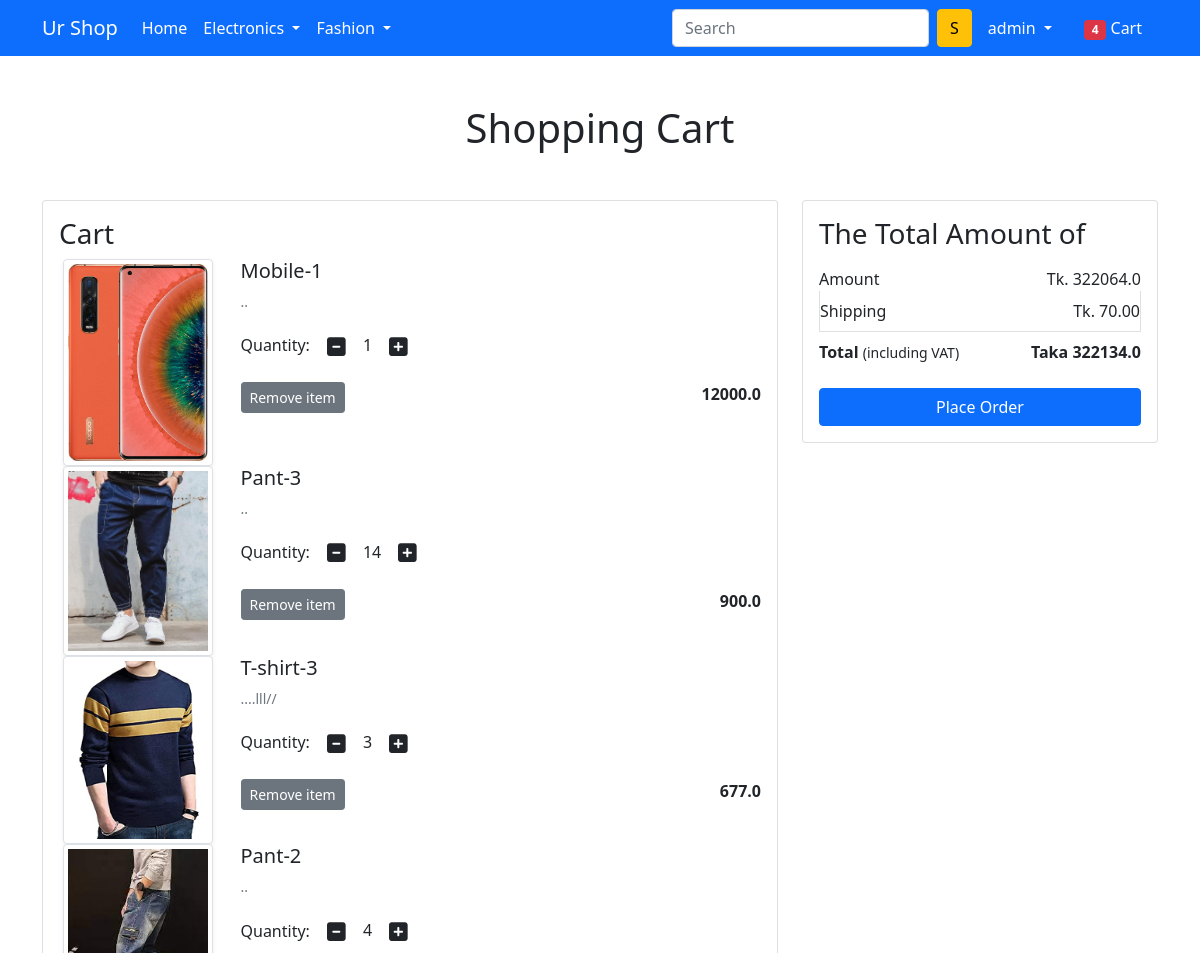
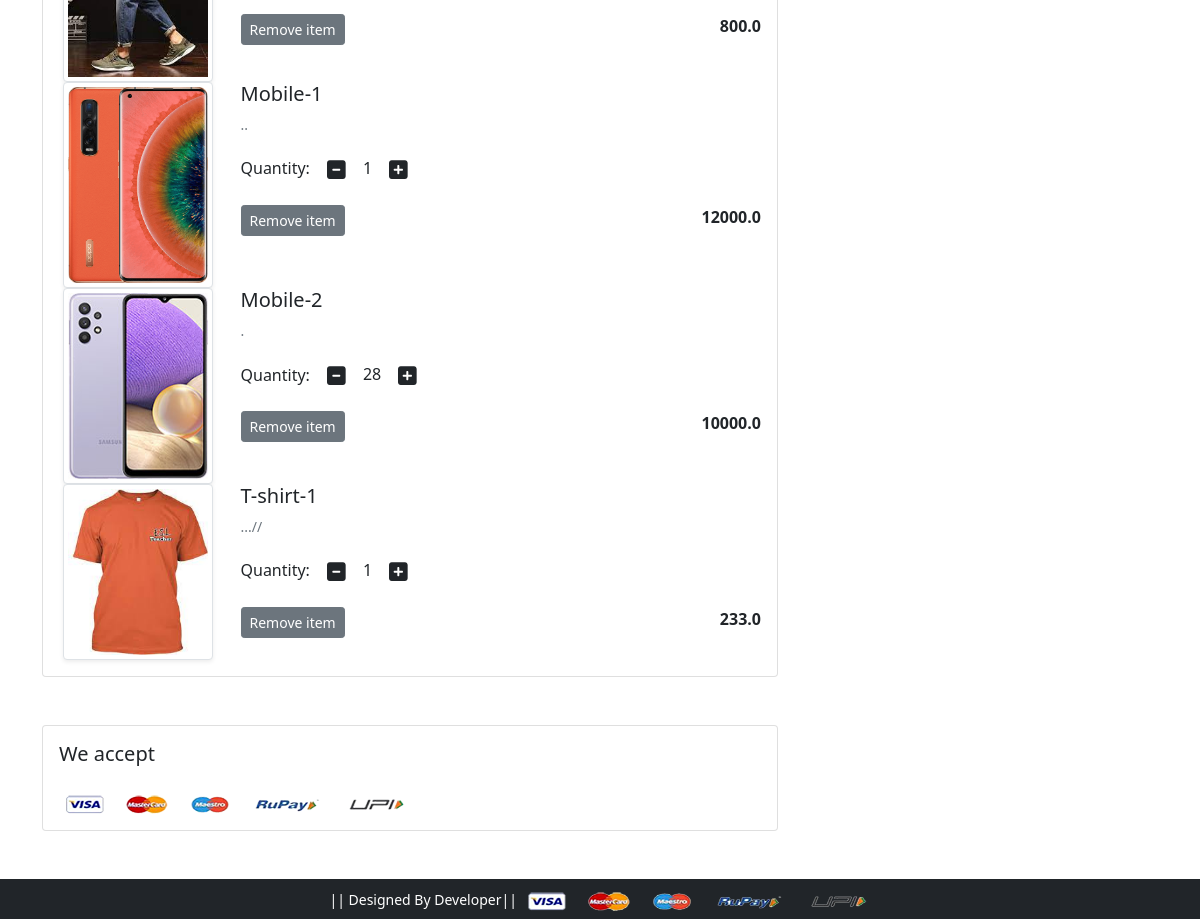
The page /cart/ (signed in) on the database as committed earlier (2 pictures, top to bottom).
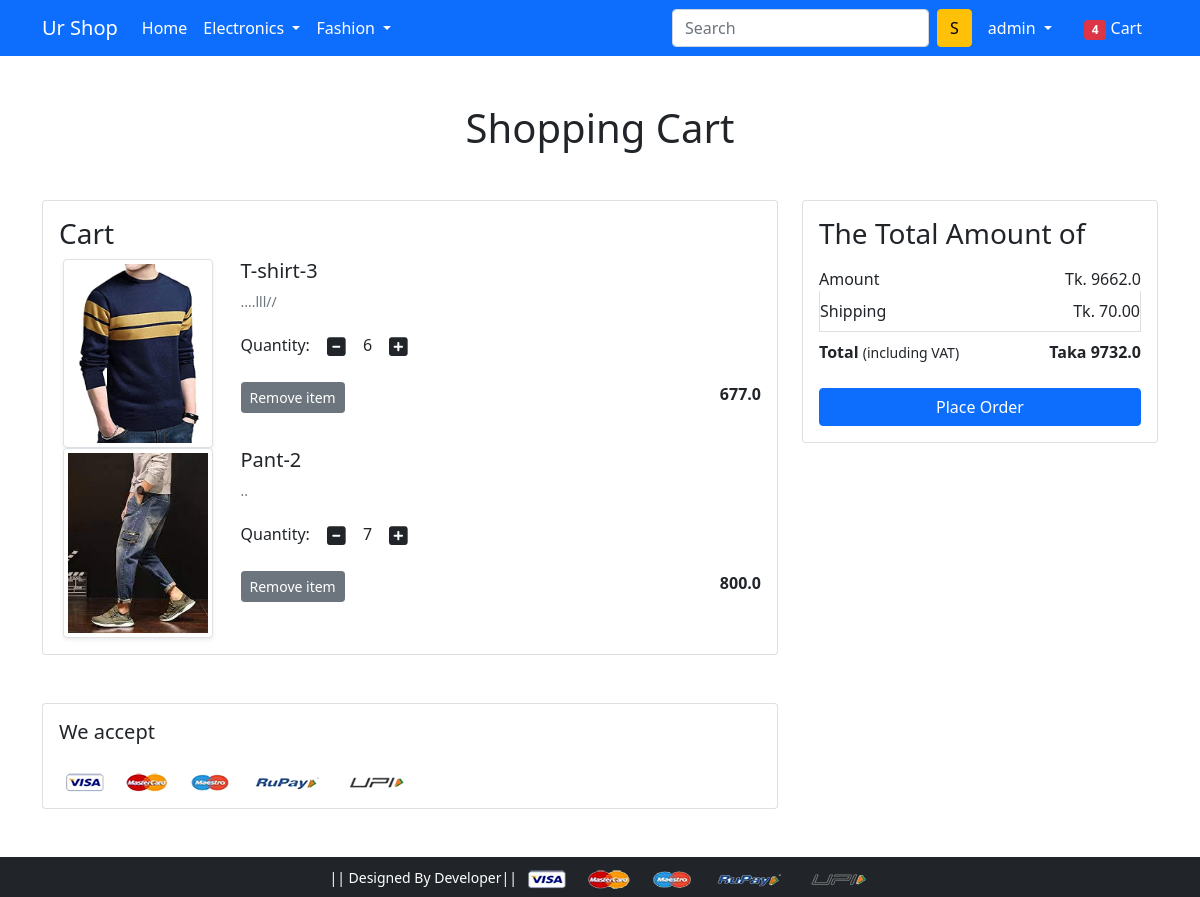
The same page on the database as committed later.
### app/models.py (models this page shows, shortened)
class Cart(models.Model):
    user = models.ForeignKey(User, on_delete=models.CASCADE)
    product = models.ForeignKey(Product, on_delete=models.CASCADE)
    quantity = models.PositiveIntegerField(default=1)
    def __str__(self):
        return str(self.id)

class Product(models.Model):
    title = models.CharField(max_length=200)
    selling_price = models.FloatField()
    discounted_price = models.FloatField()
    description = models.TextField()
    brand = models.CharField(max_length=22)
    category = models.CharField(choices=CATEGORY_CHOICES, max_length=2)
    product_image = models.ImageField(upload_to='productimg')

### app/views.py (the view)
# urls.py: path('cart/', views.show_cart, name='show_cart'),
def show_cart(request):
    if request.user.is_authenticated:
        user = request.user
        carts = Cart.objects.filter(user=user)
        cart_product = [p for p in carts]
        amount = 0.0
        shipping_amount = 70.0
        total_amount = 0.0
        print(cart_product)
        if cart_product:
            for p in cart_product:
                temp_amount = (p.quantity * p.product.discounted_price)
                amount += temp_amount
                total_amount = amount + shipping_amount
                print(p)
            return render(request, 'app/addtocart.html',
                          {'carts': carts, 'amount': amount, 'total_amount': total_amount})
        else:
            return render(request, 'app/empty_cart.html')

### app/templates/app/addtocart.html (shortened to what this page needs)
{% extends 'app/base.html' %}
{% load static %}
{% block main-content %}
<div class="container my-5">
 <div class="row">
  <h1 class="text-center mb-5">Shopping Cart</h1>
  <div class="col-sm-8">
  <div class="card">
   <div class="card-body">
    <h3>Cart</h3>
    {% for cart in carts %}
    <div class="row">
     <div class="col-sm-3 text-center align-self-center"><img src="{{cart.product.product_image.url}}" alt="" srcset="" class="img-fluid img-thumbnail shadow-sm" height="150" width="150"> </div>
     <div class="col-sm-9">
      <div>
       <h5>{{cart.product.title}}</h5>
       <p class="mb-2 text-muted small">{{cart.product.description}}</p>
       <div class="my-3">
        <label for="quantity">Quantity:</label>
        <a class="minus-cart btn" pid="{{cart.product.id}}"><i class="fas fa-minus-square fa-lg"></i></a>
          <span id="quantity" class="quantitycls">{{cart.quantity}}</span>
        <a class="plus-cart btn" pid="{{cart.product.id}}"><i class="fas fa-plus-square fa-lg"></i></a>
       </div>
       <div class="d-flex justify-content-between">
           <a href="#" class="btn btn-sm btn-secondary mr-3 remove-cart" pid="{{cart.product.id}}">Remove item </a>
        <p class="mb-0"><span><strong>{{cart.product.discounted_price}}</strong></span></p>
       </div>
      </div>
     </div>
    </div>
    {% endfor %}
   </div>
   </div>
  </div>
  <div class="col-sm-4">
   <div class="card">
    <div class="card-body">
      <h3>The Total Amount of</h3>
      <ul class="list-group">
       <li class="list-group-item d-flex justify-content-between align-items-center border-0 px-0 pb-0">Amount<span>Tk. <span id="amount" >{{amount}}</span></span></li>
       <li class="list-group-item d-flex justify-content-between align-items-center px-0">Shipping<span>Tk. 70.00</span></li>
       <li class="list-group-item d-flex justify-content-between align-items-center border-0 px-0 mb-3">
        <div>
           <strong>Total</strong> <small>(including VAT)</small>
         </div>
         <span><strong>Taka <strong id="totalamount">{{total_amount}}</strong> </strong></span>
       </li>
      </ul>
      <div class="d-grid"><a href="{% url 'checkout' %}" class="btn btn-primary">Place Order</a></div>
    </div>
   </div>
  </div>
 </div>
</div>
<div class="container">
 <div class="row">
  <div class="col-sm-8">
   <div class="card">
    <div class="card-body">
      <h5 class="mb-4">We accept</h5>
      <img src="{% static 'app/images/payment.png' %}" alt="" class="img-fluid">
    </div>
  </div>
  </div>
 </div>
</div>
{% endblock main-content %}

### app/templates/app/base.html (shortened to what this page needs)
<!doctype html>
{% load static %}
<html lang="en">
  <head>
    <link href="https://cdn.jsdelivr.net/npm/bootstrap@5.0.0-beta1/dist/css/bootstrap.min.css" rel="stylesheet">
    <link rel="stylesheet" href="{% static 'app/css/owl.carousel.min.css' %}">
    <link rel="stylesheet" href="{% static 'app/css/all.min.css' %}">
    <link rel="stylesheet" href="{% static 'app/css/style.css' %}">
  </head>
  <body>
    <nav class="navbar navbar-expand-lg navbar-dark bg-primary">
     <div class="container">
       <a class="navbar-brand" href="/">Ur Shop</a>
       <div class="collapse navbar-collapse" id="navbarSupportedContent">
         <ul class="navbar-nav me-auto mb-2 mb-lg-0">
           <li class="nav-item">
             <a class="nav-link active" aria-current="page" href="/">Home</a>
           </li>
           <li class="nav-item dropdown">
             <a class="nav-link dropdown-toggle text-white" href="#" id="electronicsDropdown" role="button" data-bs-toggle="dropdown" aria-expanded="false">
               Electronics
             </a>
           </li>
           <li class="nav-item dropdown">
             <a class="nav-link dropdown-toggle text-white" href="#" id="fashionDropdown" role="button" data-bs-toggle="dropdown" aria-expanded="false">
               Fashion
             </a>
           </li>
         </ul>
         <form class="d-flex">
           <input class="form-control me-2" type="search" placeholder="Search" aria-label="Search">
           <button class="btn btn-warning" type="submit">S</button>
         </form>
         <div>
          <ul class="navbar-nav me-auto mb-2 mb-lg-0">
              {% if request.user.is_authenticated %}
           <li class="nav-item dropdown mx-2">
              <a class="nav-link dropdown-toggle text-white" href="#" id="profileDropdown" role="button" data-bs-toggle="dropdown" aria-expanded="false">
                {{ request.user.username }}
              </a>
            </li>
            <li class="nav-item mx-2">
             <a href="{% url 'show_cart' %}" class="nav-link text-white"><span class="badge bg-danger">4</span> Cart </a>
            </li>
              {% endif %}
          </ul>
         </div>
       </div>
     </div>
    </nav>
    {% block main-content %} {% endblock main-content %}
    <footer class="container-fluid bg-dark text-center p-2 mt-5">
        <small class="text-white"> || Designed By  Developer|| </small>
        <img src="{% static 'app/images/payment.png' %}" alt="" srcset="" class="img-fluid" height="2px">
    </footer>
  </body>
</html>

Rows that differ between the two databases and show on the page:
removed Cart: product.product_image (picture), product "Mobile-1", product.description "..", quantity "1", product.discounted_price "12000.0"
removed Cart: product.product_image (picture), product "Pant-3", product.description "..", quantity "14", product.discounted_price "900.0"
removed Cart: product.product_image (picture), product "Mobile-1", product.description "..", quantity "1", product.discounted_price "12000.0"
removed Cart: product.product_image (picture), product "Mobile-2", product.description ".", quantity "28", product.discounted_price "10000.0"
removed Cart: product.product_image (picture), product "T-shirt-1", product.description "...//", quantity "1", product.discounted_price "233.0"
changed Cart "T-shirt-3": quantity "3" → "6"
changed Cart "Pant-2": quantity "4" → "7"
Other text that changed with them:
{{ amount }}: "322064.0" → "9662.0"
{{ total_amount }}: "322134.0" → "9732.0"
